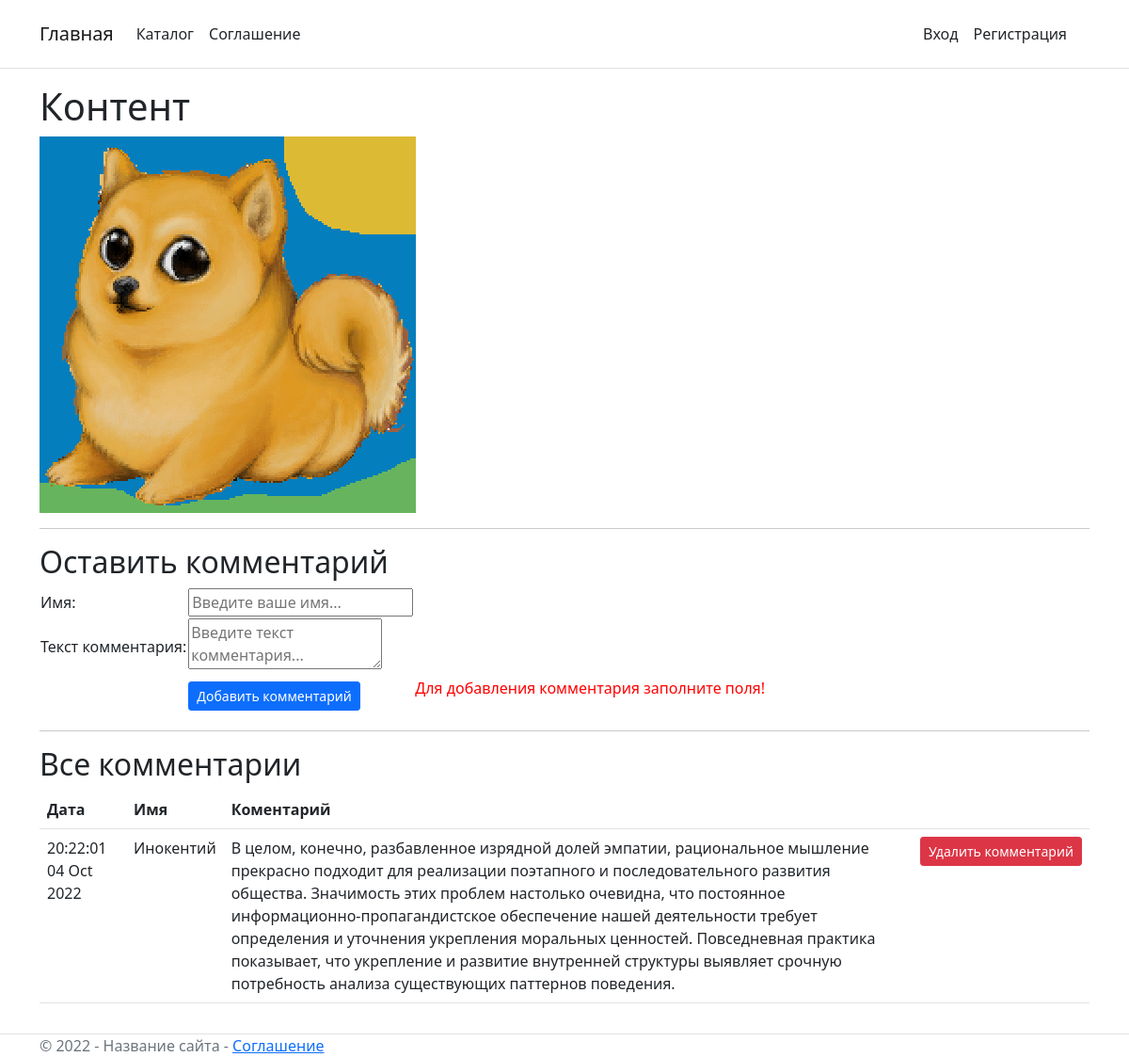
The page / on the database its author committed.
### tables this page shows
CREATE TABLE `comments` (
  `id` int(11) NOT NULL,
  `username` varchar(50) NOT NULL DEFAULT 'NoName',
  `date` datetime NOT NULL,
  `comment` text NOT NULL
);

### config.php (called while the page is built)
<?php
$config = array(
	'title' => 'Название сайта',
	'db' => array(
		'server' => 'localhost',
		'username' => 'root',
		'password' => '',
		'name' => 'nocomments_db'
	)
);

### index.php (the view, shortened to what this page needs)
<?php
require "connection_db.php";
?>
<!DOCTYPE HTML>
<html lang="ru">
<head>
    <link href="https://cdn.jsdelivr.net/npm/bootstrap@5.1.3/dist/css/bootstrap.min.css" rel="stylesheet">
</head>
<body>
<?php include "header.php"?>
<div class="container" id="add">
 <main role="main" class="pb-3">
  <section>
   <div class="">
    <div class="">
        <h1>Контент</h1>
        <img src="img/Картинка.png" alt="Контент не загрузился">
        <hr>
    </div>
    <div >
        <form id="sendForm" method="POST" action="/index.php#add">
            <?php
            $errors = array();
            if (($_POST['username'] == '') || ($_POST['comment'] == '')){
                $errors = 'Ошибка заполнения формы!';
            } else {
                mysqli_query($connection, "INSERT INTO `comments` (`username`, `date`, `comment`) VALUES ('".$_POST['username']."', NOW(),'".$_POST['comment']."')");
            }
            ?>
            <h2>Оставить комментарий</h2>
            <table>
             <tr>
                 <td>Имя:</td>
                 <td><input name="username" placeholder="Введите ваше имя..." value='<?php echo $_POST['username']?>'></td>
             </tr>
             <tr>
                 <td>Текст комментария:</td>
                 <td><textarea name="comment" placeholder="Введите текст комментария..." value='<?php echo $_POST['comment']?>' ></textarea></td>
             </tr>
             <tr>
                <td><div class="g-recaptcha" data-sitekey="6LfOzlQiAAAAAKdt4j0PYWqyfTdsEK2w_L9kF5pA" style="margin-bottom:1em";></div></td>
                <td><input type="submit" class="btn btn-sm btn-primary" value="Добавить комментарий"/></td>
                <td>
                    <?php
                    if (empty($errors)){
                        ?>
                        <script language="JavaScript">
                            alert("<?php echo $_POST['username']?>, ваш коментарий успешно добавлен!");
                        </script>
                        <?php
                    } else {
                        ?>
<?php
echo "<p style='color:#FF0000'>Для добавления комментария заполните поля!</p>";
}
?></td>
</tr>
</table>
</form>
<hr>
</div>
<div id="delete">
    <?php
    $comments = mysqli_query($connection, "SELECT * FROM comments GROUP BY `date` DESC");
    if ($comments->num_rows) {
        echo "<h2>Все комментарии</h2>";
        echo "<table class='table'><tr><th>Дата</th><th>Имя</th><th>Коментарий</th><th></th></tr>";
        echo "<tr>";
        while ($comment = mysqli_fetch_assoc($comments)) {
            echo "<td>" . date("H:i:s d M Y", strtotime($comment['date'])) . "</td>";
            echo "<td>" . $comment["username"] . "</td>";
            echo "<td>" . $comment["comment"] . "</td>";
            echo "<td><form action='delete.php#delete' method='post'>
            <input type='hidden' name='id' value='" . $comment["id"] . "' />
            <input class='btn btn-sm btn-danger' type='submit' value='Удалить комментарий'>
            </form></td>";
            echo "</tr>";
        }
        echo "</table>";
    } else {
        echo "<h2>Комментариев нет</h2>";
    }
    ?>
</div>
</div>
</section>
</main>
</div>
<?php include "footer.php"?>
</body>
</html>

### header.php (shortened to what this page needs)
<header>
  <nav class="navbar navbar-expand-sm navbar-toggleable-sm navbar-light bg-white border-bottom box-shadow mb-3">
    <div class="container">
        <a class="navbar-brand" href="#">Главная</a>
        <div class="navbar-collapse collapse d-sm-inline-flex justify-content-between">
            <ul class="navbar-nav flex-grow-1">
                <li class="nav-item">
                    <a class="nav-link text-dark" href="#">Каталог</a>
                </li>
                <li class="nav-item">
                    <a class="nav-link text-dark" href="#">Соглашение</a>
                </li>
            </ul>
        </div>
        <div class="nav-link text-dark">
            <ul class="navbar-nav flex-grow-1">
                <li class="nav-item">
                    <a class="nav-link text-dark" href="#">Вход</a>
                </li>
                <li class="nav-item">
                    <a class="nav-link text-dark" href="#">Регистрация</a>
                </li>
            </ul>
        </div>
    </div>
</nav>
</header>

### footer.php
<footer class="border-top footer text-muted">
    <div class="container">
        &copy; 2022 - <?php echo $config['title']?> - <a href="#">Соглашение</a>
    </div>
</footer>

### rows shown on the page
comments: date "20:22:01 04 Oct 2022", username "Инокентий", comment "В целом, конечно, разбавленное изрядной долей эмпатии, рациональное мышление прекрасно подходит для реализации поэтапного и последовательного развития общества. Значимость этих проблем настолько очевидна, что постоянное информационно-пропагандистское обеспечение нашей деятельности требует определения и уточнения укрепления моральных ценностей. Повседневная практика показывает, что укрепление и развитие внутренней структуры выявляет срочную потребность анализа существующих паттернов поведения."

### other values the page prints
$config['title'] "Название сайта"
